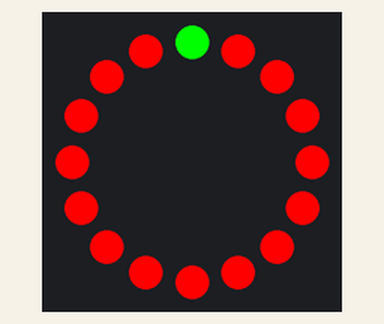
Recording of a sketch running on a simulated Arduino Uno, built with avr-gcc and run on an emulated ATmega328P. Parts: 16 RGB LEDs in a ring, first at the top, clockwise.

Above: at 1.15 s.
At 2.35 s:
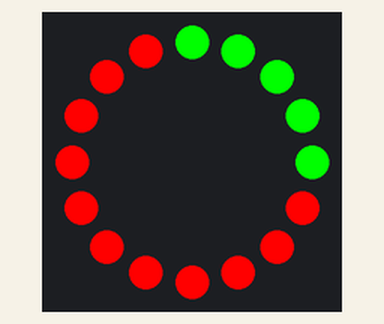
At 3.25 s:
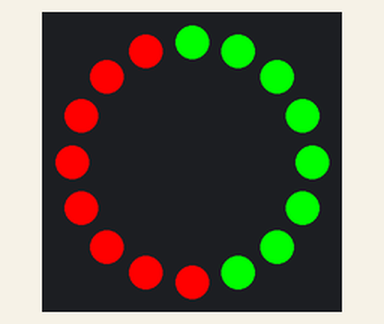
At 5.6 s:
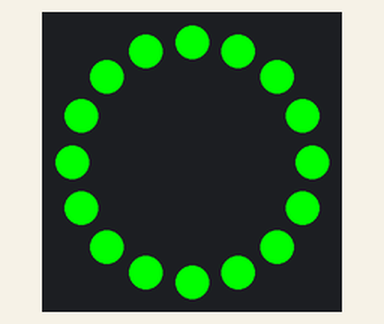
At 8.87 s:
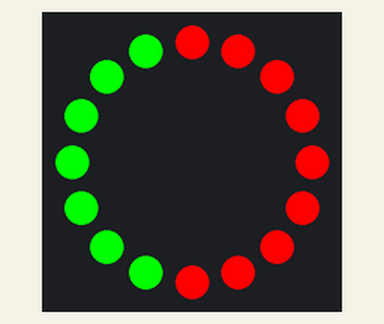
At 12.38 s:
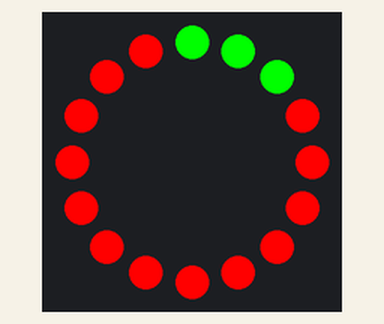

Measured:
- by itself, everything shown: repeats every 10.6 s, in 32 steps

The sketch:

TestAnneauLed.ino
```cpp
#include <Adafruit_NeoPixel.h>

#define PIN        13           // Pin de données
#define NUM_LEDS   16           // Nombre de LEDs
#define DELAY_MS   300          // Délai d'animation

Adafruit_NeoPixel ring(NUM_LEDS, PIN, NEO_GRB + NEO_KHZ800);
bool isGreen = false;          // État actuel des LEDs

void setup() {
  ring.begin();
  ring.show(); // Initialisation (tout éteint)

  // Allume toutes les LEDs en rouge au départ
  for (int i = 0; i < NUM_LEDS; i++) {
    ring.setPixelColor(i, ring.Color(255, 0, 0));
  }
  ring.show();
  delay(1000);
}

void loop() {
  if (!isGreen) {
    // Passage rouge → vert progressivement
    for (int i = 0; i < NUM_LEDS; i++) {
      ring.setPixelColor(i, ring.Color(0, 255, 0));
      ring.show();
      delay(DELAY_MS);
    }
    isGreen = true;
  } else {
    // Passage vert → rouge progressivement
    for (int i = 0; i < NUM_LEDS; i++) {
      ring.setPixelColor(i, ring.Color(255, 0, 0));
      ring.show();
      delay(DELAY_MS);
    }
    isGreen = false;
  }

  delay(500); // Pause entre les cycles
}
```
